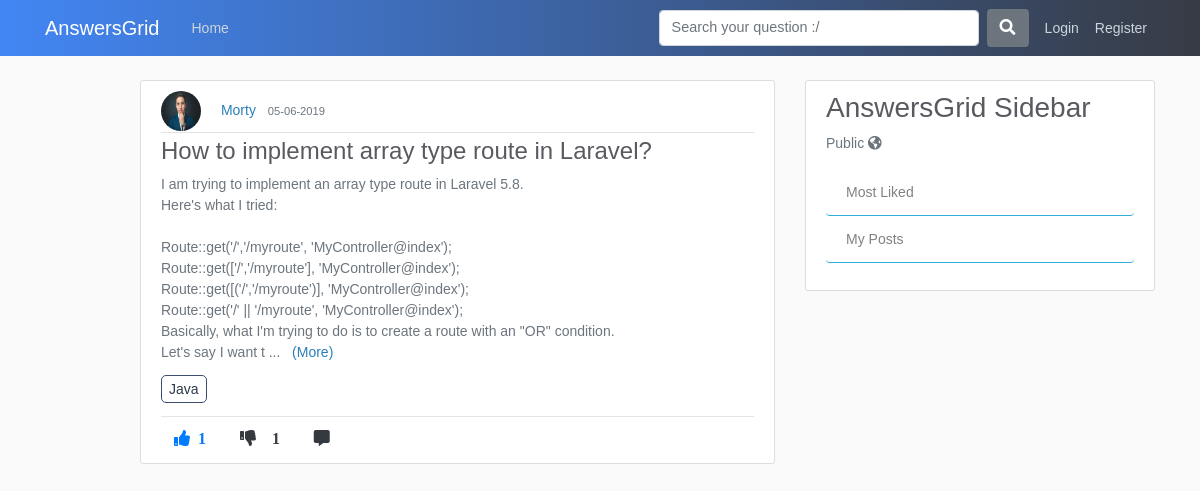
The app's page /tags/Java, older data.
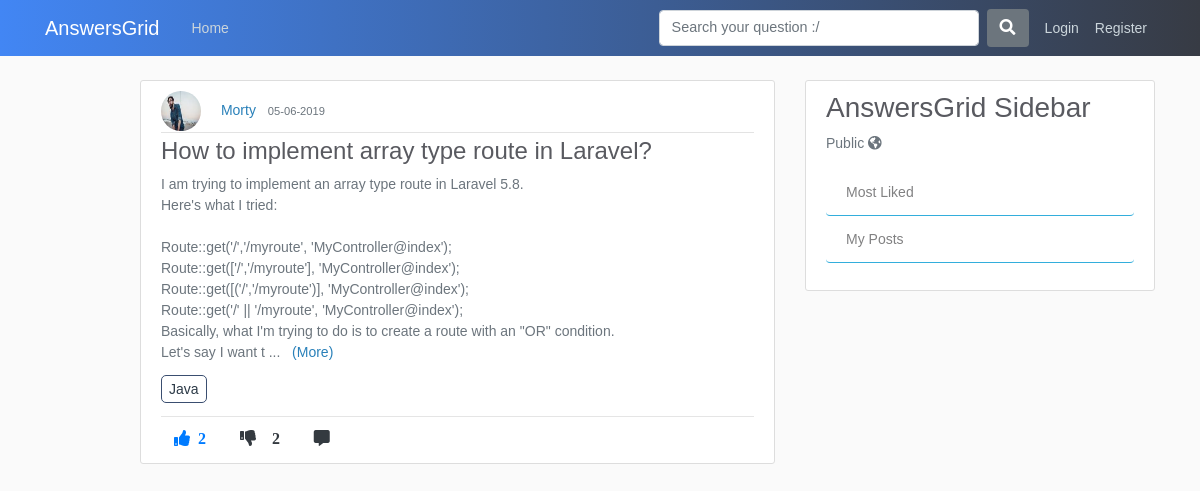
The same page, newer data.
### application/models.py (models this page shows, shortened)
class tagposts(db.Model):
    id = db.Column(db.Integer, primary_key=True, nullable=False)
    post_id = db.Column(db.Integer, db.ForeignKey('post.id'), nullable=False)
    tag_id = db.Column(db.Integer, db.ForeignKey('tags.tag_id'), nullable=False)

class User(db.Model, UserMixin):
    id = db.Column(db.Integer, primary_key=True)
    username = db.Column(db.String(20), unique=True, nullable=False)
    email = db.Column(db.String(120), unique=True, nullable=False)
    image_file = db.Column(db.String(20), nullable=False, default='default.jpg')
    password = db.Column(db.String(60), nullable=False)
    posts = db.relationship('Post', backref='author', lazy=True)
    answers = db.relationship('Answer', backref="author", lazy=True)
    comments = db.relationship('Comment', backref='author', lazy=True)
    favourites = db.relationship('Favourite', backref='author', lazy=True)

class Post(db.Model):
    id = db.Column(db.Integer, primary_key=True)
    title = db.Column(db.String(100), nullable=False)
    content = db.Column(db.Text, nullable=False)
    date_posted = db.Column(db.DateTime, nullable=False, default=datetime.utcnow)
    like_count = db.Column(db.Integer, nullable=False, default=0)
    dislike_count = db.Column(db.Integer, nullable=False, default=0)
    user_id = db.Column(db.Integer, db.ForeignKey('user.id'), nullable=False)
    comments = db.relationship('Comment', backref='commentOnPost', lazy=True)
    answers = db.relationship('Answer', backref='answerOnPost', lazy=True)
    favourites = db.relationship('Favourite', backref='favour_post', lazy=True)

class Tags(db.Model):
    tag_id = db.Column(db.Integer, primary_key=True, nullable=False)
    tag_title = db.Column(db.String,nullable=False)

### application/routes.py (the view)
@app.route('/tags/<tag_title>')
def tags(tag_title):
    page = request.args.get('page',1,type=int)
    posts = Post.query.order_by(Post.date_posted.desc()).paginate(page=page, per_page=5)
    tag_title = tag_title
    joinedTables = db.session.query(tagposts.post_id,tagposts.tag_id,Tags.tag_title,Post.title,Post.user_id,Post.like_count,Post.content,Post.id,Post.author,Post.date_posted,User.username,User.image_file).join(Tags).join(Post).join(User).all()
    for item in joinedTables:
        if tag_title in item.tag_title:
            print(tag_title, item.post_id, item.title, item.user_id,  item.username, item.image_file)
            return render_template("tags.html", posts=posts, joinedTables=joinedTables, tag_title=tag_title)

### application/templates/tags.html (shortened to what this page needs)
{% extends "layout.html" %}
{% block content %}
      {% for item in joinedTables %}
      {% if tag_title == item.tag_title %}
        <article class="media content-section">
          <div class="media-body">
            <img class="rounded-circle article-img" src="{{ url_for('static', filename='profile_pics/' + item.image_file) }}">
            <a class="mr-2" href="{{ url_for('user_posts', username=item.username) }}">{{ item.username }}</a>
            <small class="text-muted">{{ item.date_posted.strftime('%d-%m-%Y') }}</small>
            <div class="article-metadata">
            </div>
            <h4><a class="article-title" href="{{ url_for('comment_post', post_id=item.id) }}">{{ item.title }}</a></h4>
            <p class="article-content more text-justify text-muted">{{ item.content }}</p>
            <p><a class="article-content tag-style" href="#">{{ item.tag_title }}</a></p><hr>
            <div class="footRow">
                {%  if current_user.is_authenticated %}
                  <a><i class="fas fa-thumbs-up mr-1 btn upvote" id="/vote/{{item.id}}/{{current_user.id}}" onclick="contentDisp(this);">  {{ item.like_count }} </i></a>
                  <a><i class="fas fa-thumbs-down mr-1 btn upvote" id="/downvote/{{item.id}}/{{current_user.id}}" onclick="contentDisp(this);" >  {{ item.dislike_count }} </i></a>
                  <a href="{{url_for('comment_post', post_id=item.id)}}"><i class="fas fa-comment-alt mr-1 btn text-dark"></i></a>
                  <a href="{{url_for('favourite_post', post_id=item.id)}}"><i class="fas fa-heart mr-1 btn"></i></a>
                  <a href="https://twitter.com/share?ref_src=twsrc%5Etfw" class="twitter-share-button" data-show-count="false"></a>
                  {% else %}
                  <a href="{{url_for('login')}}"><i class="fas fa-thumbs-up mr-1 btn text-primary upvote"><span class="ml-2 likes-count">{{ item.like_count }}</span></i></a>
                  <a href="{{url_for('login')}}"><i class="fas fa-thumbs-down mr-1 btn text-dark"><span id="demo" class="ml-3">{{ item.like_count }}</i></a>
                  <a href="{{url_for('comment_post', post_id=item.id)}}"><i class="fas fa-comment-alt mr-1 btn text-dark"></i></a>
                {% endif %}
            </div>
          </div>
        </article>
      {% endif %}
      {% endfor %}
{% endblock content %}

### application/templates/layout.html (shortened to what this page needs)
<!DOCTYPE html>
<html>
<head>
    <link rel="stylesheet" href="https://maxcdn.bootstrapcdn.com/bootstrap/4.0.0/css/bootstrap.min.css">
    <link rel="stylesheet" type="text/css" href="{{ url_for('static', filename='main.css') }}">
    <link rel="stylesheet" href="https://use.fontawesome.com/releases/v5.8.1/css/all.css">
    <link href="http://cdnjs.cloudflare.com/ajax/libs/summernote/0.8.11/summernote.css" rel="stylesheet">
    <link href="https://cdnjs.cloudflare.com/ajax/libs/select2/4.0.6-rc.0/css/select2.min.css" rel="stylesheet" />
    <link href="//cdnjs.cloudflare.com/ajax/libs/jquery-form-validator/2.3.26/theme-default.min.css"
    rel="stylesheet" type="text/css" />
</head>
<body>
    <header class="site-header">
      <nav class="navbar navbar-expand-md navbar-dark fixed-top">
        <div class="container">
          <a class="navbar-brand mr-4" href="/">AnswersGrid</a>
          <div class="collapse navbar-collapse" id="navbarToggle">
            <div class="navbar-nav mr-auto">
              <a class="nav-item nav-link" href="{{ url_for('home') }}">Home</a>
            </div>
            <form method="POST" action="/search" class="form-inline my-2 my-lg-0 form-group">
              <input class="form-control mr-sm-2 search-box" type="search" placeholder="Search your question :/" name="search" aria-label="Search">
              <button class="btn bg-secondary text-white mr-2" type="submit"><i class="fas fa-search"></i></button>
             </form>
            <div class="navbar-nav">
              {%  if current_user.is_authenticated %}
              <a class="nav-item nav-link" href="{{ url_for('new_post') }}">Add Question</a>
              <a class="nav-item nav-link" href="{{ url_for('account') }}">Account</a>
              <a class="nav-item nav-link" href="{{ url_for('logout') }}">Logout</a>
              {% else  %}
              <a class="nav-item nav-link" href="{{ url_for('login') }}">Login</a>
              <a class="nav-item nav-link" href="{{ url_for('register') }}">Register</a>
            {% endif %}
            </div>
          </div>
        </div>
      </nav>
    </header>
    <main role="main" class="container">
      <div class="row">
        <div class="col-md-1"></div>
        <div class="col-md-7">
          {% block content %}{% endblock %}
        </div>
        <div class="col-md-4">
          <div class="content-section">
              <h3>AnswersGrid Sidebar </h3>
              <p class='text-muted'>Public <i class="fas fa-globe-americas"></i>
                <ul class="list-group">
                  <a href="{{url_for('most_liked')}}"><li class="list-group-item list-group-item-light sidebar">Most Liked</li></a>
                  <a href="{{ url_for('user_posts', username=current_user.username) }}"><li class="list-group-item list-group-item-light sidebar">My Posts</li></a>
                </ul>
              </p>
          </div>
          </div>
        </div>
    </main>
</body>
</html>

### application/static/main.css (style rules this page uses)
body { background: #fafafa; color: #333333; margin-top: 5rem; }
h1, h2, h3, h4, h5, h6 { color: #444444; }
.site-header .navbar-nav .nav-link { color: #cbd5db; }
.content-section { background: #ffffff; padding: 10px 20px; border: 1px solid #dddddd; border-radius: 3px; margin-bottom: 20px; }
.article-title { color: #444444; }
.article-content { white-space: pre-line; }
.article-img { height: 40px; width: 40px; margin-right: 16px; }
.article-metadata { padding-bottom: 1px; margin-bottom: 4px; border-bottom: 1px solid #e3e3e3 }
form .search-box { width:300px; }

### application/templates/layout.html (style rules this page uses)
body { color: #2e2626; margin-top: 5rem; font-size: 14px; font-weight: unset; line-height: 1.5; font-family: Arial; }
.form-control { display: block; width: 100%; padding: .375rem .75rem; font-size: .9rem; line-height: 1.5; color: #495057; background-color: #fff; background-clip: padding-box; border: 1px solid #ced4da; border-radius: .25rem; transition: border-color .15s ease-in-out,box-shadow .15s ease-in-out; }
.navbar { background: linear-gradient(to right, #4286f4, #373B44); }
form .search-box { width: 20rem!important; }
img { display: inline; }
.footRow { margin-top: -10px; }
.tag-style { margin-right: 3px; border: 1px solid #3a4e70; padding: 5px 7px; border-radius: 5px; color: #2C3A47 }
a { color: #2980b9; }
.fa-thumbs-up { color: #4286f4; }
.fa-thumbs-down { color: #f1545b }
.list-group-item:last-child { margin-bottom: 1px; background: #fff; border-left: none; border-right: none; border-top: none; border-bottom: 1px solid#33aedc; }
h4,h3 { color: #595a60; }
.article-title { color: #595a60; }

Row changes from the older to the newer data that the page shows:
changed through a linked row, tagposts "How to implement array type route in Laravel?": image_file: a different picture; like_count "1" → "2"
